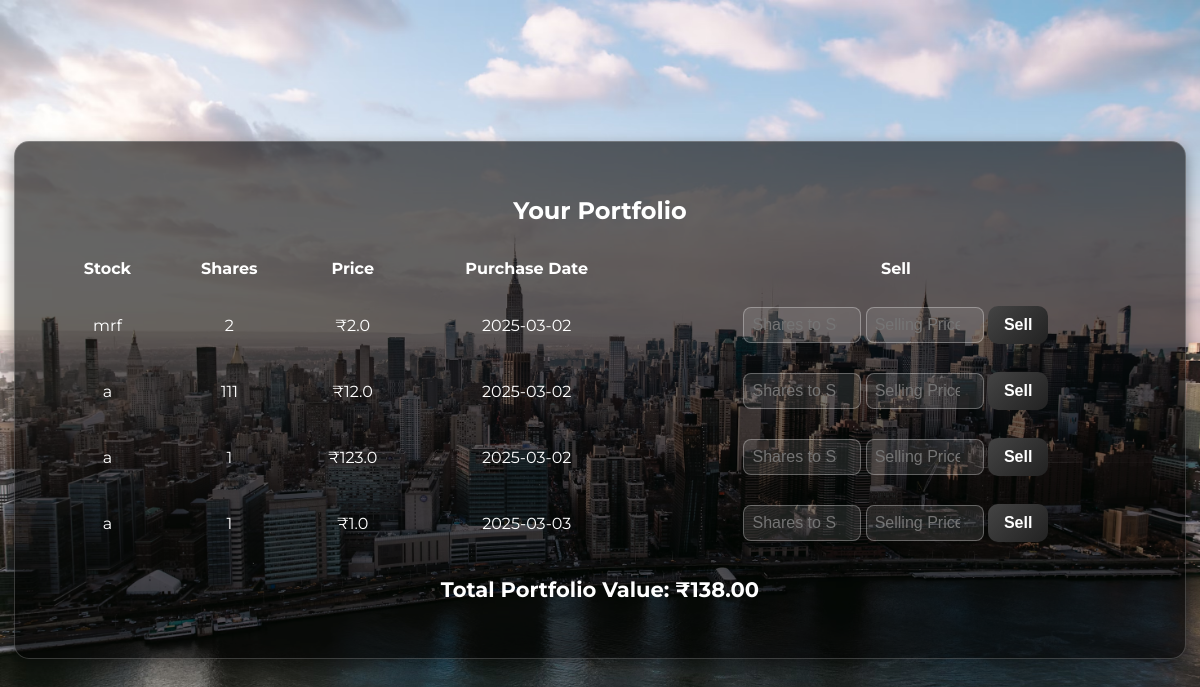
The app's page /portfolio (signed in) with its own data.
### tables this page shows
CREATE TABLE stocks (
            id INTEGER PRIMARY KEY AUTOINCREMENT,
            user_id INTEGER,
            name TEXT,
            shares INTEGER,
            purchase_price REAL,
            purchase_date TEXT,
            FOREIGN KEY (user_id) REFERENCES users(id)
        );

### app.py (the view)
@app.route('/portfolio')
def portfolio():
    if 'user_id' not in session:
        return redirect(url_for('login'))
    conn = get_db_connection()
    cursor = conn.cursor()
    user_id = session['user_id']
    cursor.execute("SELECT id, name, shares, purchase_price, purchase_date FROM stocks WHERE user_id = ?", (user_id,))
    stocks = [dict(stock) for stock in cursor.fetchall()]
    total_value = sum(stock['shares'] * stock['purchase_price'] for stock in stocks) if stocks else 0
    conn.close()
    return render_template('portfolio.html', stocks=stocks, total_value=total_value)

### app.py (called while the page is built)
def get_db_connection():
    conn = sqlite3.connect('database.db')
    conn.row_factory = sqlite3.Row
    return conn

### templates/portfolio.html (shortened to what this page needs)
<!DOCTYPE html>
<html lang="en">
<head>
    <link rel="stylesheet" href="{{ url_for('static', filename='style.css') }}">
</head>
<body>
    <div class="form-container">
        <h2>Your Portfolio</h2>
        {% if stocks %}
        <table>
            <tr>
                <th>Stock</th>
                <th>Shares</th>
                <th>Price</th>
                <th>Purchase Date</th>
                <th>Sell</th>
            </tr>
            {% for stock in stocks %}
            <tr data-stock-id="{{ stock.id }}">
                <td>{{ stock.name }}</td>
                <td>{{ stock.shares }}</td>
                <td class="stock-value">₹{{ stock.purchase_price }}</td>
                <td>{{ stock.purchase_date }}</td>
                <td>
                    <form class="sell-form" data-stock-id="{{ stock.id }}" data-purchase-price="{{ stock.purchase_price }}">
                        <input type="number" name="shares" placeholder="Shares to Sell" min="1" max="{{ stock.shares }}" required>
                        <input type="number" step="0.01" name="sell_price" placeholder="Selling Price" required>
                        <button type="submit">Sell</button>
                    </form>
                </td>
            </tr>
            {% endfor %}
        </table>
        <div class="total-container">
            <h3>Total Portfolio Value: ₹<span id="total-value">0.00</span></h3>
        </div>
        {% else %}
        <p>No stocks in your portfolio yet.</p>
        <a href="{{ url_for('add_stock') }}" class="add-stock-btn">Add Stock</a>
        {% endif %}
    </div>
</body>
</html>

### static/style.css (style rules this page uses)
body { font-family: 'Montserrat', sans-serif; background-image: url('/static/manhat10.avif'); background-size: cover; background-position: center; background-attachment: fixed; display: flex; justify-content: center; align-items: center; height: 100vh; margin: 0; color: #fff; }
.form-container { background: rgba(0, 0, 0, 0.6); padding: 35px; border-radius: 15px; box-shadow: 0px 6px 15px rgba(0, 0, 0, 0.4); max-width: 1100px; width: 98%; overflow-x: auto; text-align: center; border: 1px solid rgba(255, 255, 255, 0.2); }
.form-container table { width: 100%; border-collapse: collapse; table-layout: auto; }
.form-container th, .form-container td { padding: 14px; text-align: center; white-space: nowrap; overflow: hidden; text-overflow: ellipsis; }
.form-container input[type="number"], .form-container input[type="text"] { width: 100px; padding: 8px; font-size: 16px; text-align: center; border-radius: 8px; border: 1px solid rgba(255, 255, 255, 0.3); background: rgba(255, 255, 255, 0.1); }
.form-container button { width: auto; padding: 10px 16px; font-size: 16px; cursor: pointer; background: linear-gradient(135deg, #444, #222); color: #fff; border: none; border-radius: 10px; transition: 0.3s; font-weight: bold; }
.total-container { margin-top: 20px; font-size: 18px; font-weight: 700; }

### records on screen
stocks: name "mrf", shares "2", purchase_price "2.0", purchase_date "2025-03-02"
stocks: name "a", shares "111", purchase_price "12.0", purchase_date "2025-03-02"
stocks: name "a", shares "1", purchase_price "123.0", purchase_date "2025-03-02"
stocks: name "a", shares "1", purchase_price "1.0", purchase_date "2025-03-03"
